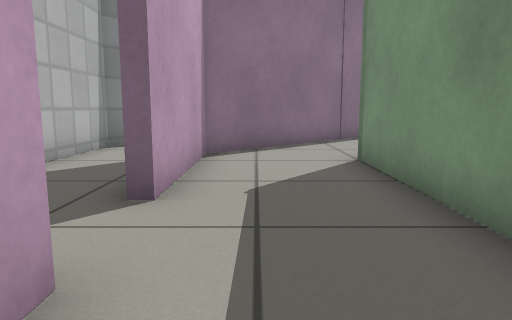
view 1 (above)

16 first-person views from a walk through a world built for the Gazebo simulator. The camera is 0.5 m above the floor, tilts 8° down and sees 70° across. The floor is counted in squares, 0.5 m on a side. Each view is taken from the middle of a square. On the plan, view 1 faces up. The plan holds only what a view shows up to about 13 squares ahead; the rest is blank. Gazebo's built-in surfaces are drawn with simple patterns.

view 2
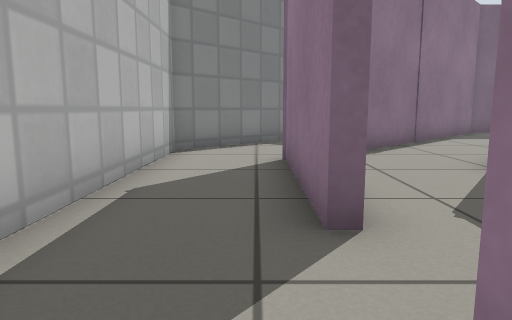

view 3
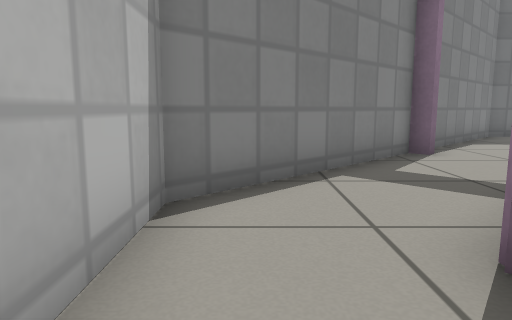

view 4
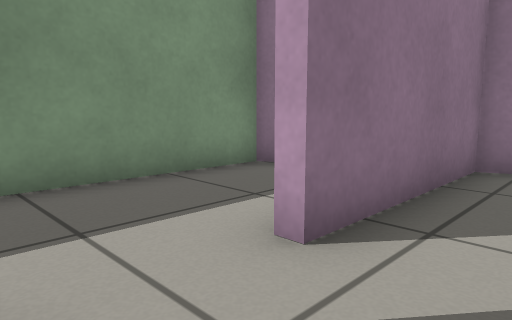

view 5
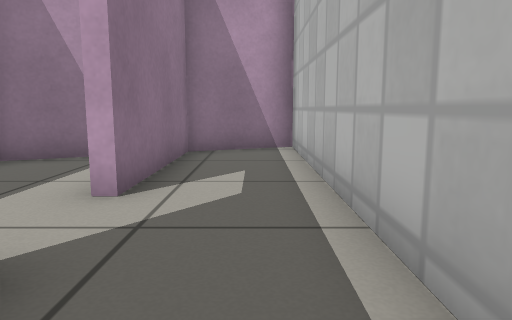

view 6
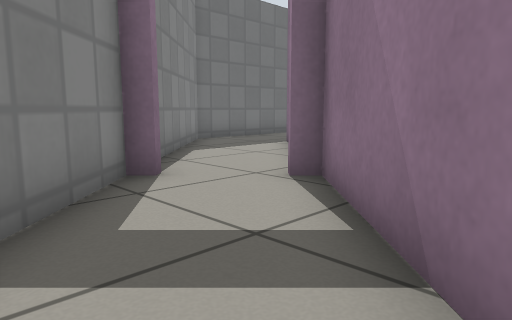

view 7
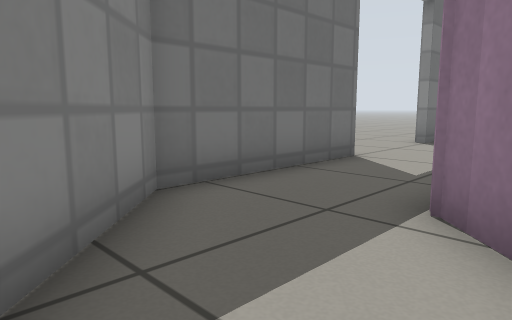

view 8
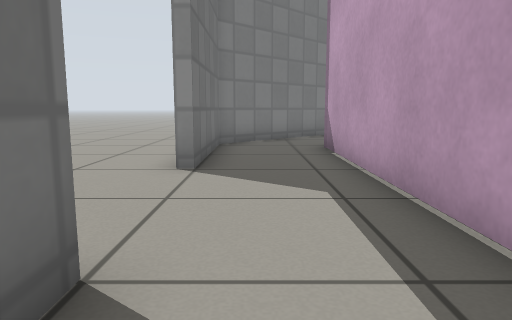

view 9
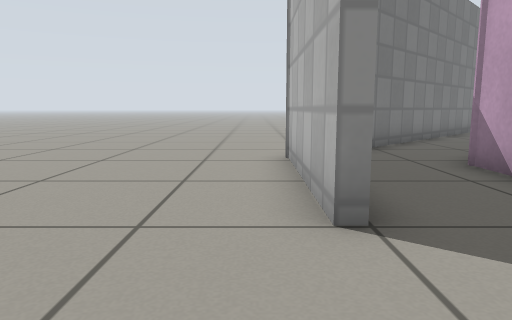

view 10
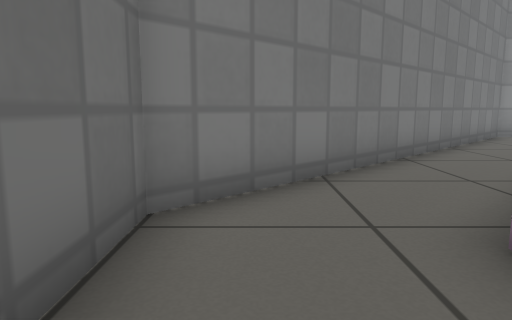

view 11
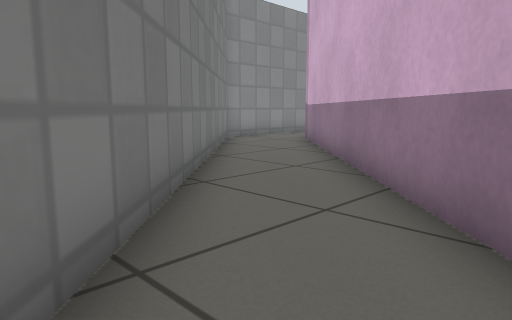

view 12
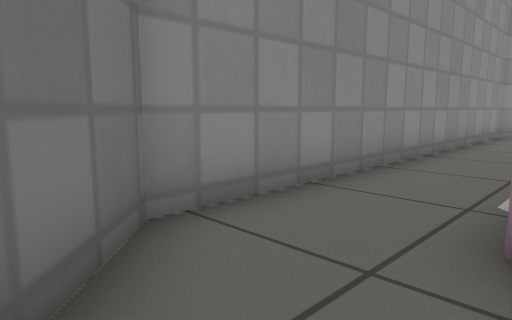

view 13
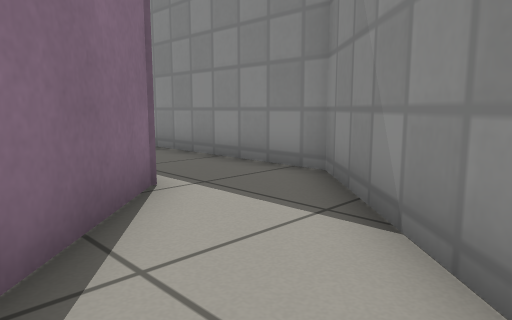

view 14
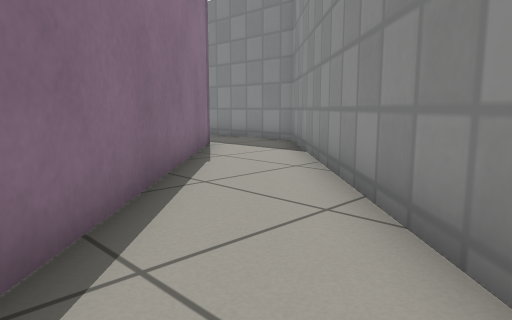

view 15
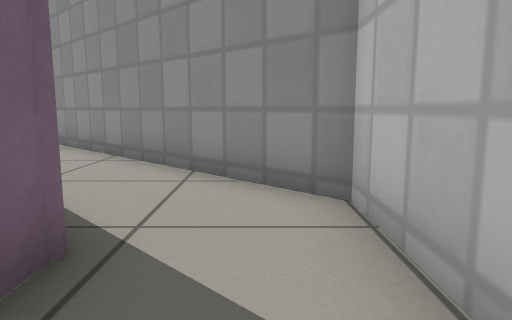

view 16
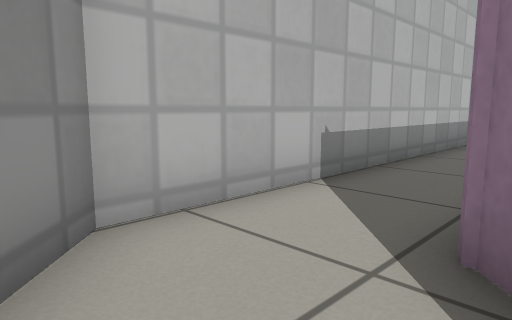

### Floor plan
Ten units are one square. View 1 is at (0, 0); x grows to the right and y downward. Boxes are objects, and circles mark ways between rooms. Rooms are numbered by the first view taken in them; rooms with no view inside come last. Other rooms are left out.
<svg viewBox="-45 -215 321 350">
<path fill="none" stroke="#000" d="M53 -145 -11 -81 -11 -39M5 16 19 10 20 -71M-11 -19 -11 -15M-14 -39 -14 -84M-4 -92 25 -121M8 -139 4 -142 -40 -98 -40 36 -14 25 -14 -19M105 -162 176 -162M101 -190 53 -190 15 -153M184 -152 248 -88M271 -103 184 -190 140 -190M58 -154 67 -163M140 -193 184 -193M231 50 193 88M189 130 253 64M178 103 174 106M86 130 189 130M174 106 167 106"/>
<circle cx="-10" cy="-30" r="3" fill="#2a7"/>
<circle cx="10" cy="-140" r="3" fill="#2a7"/>
<circle cx="20" cy="-130" r="3" fill="#2a7"/>
<circle cx="120" cy="-190" r="3" fill="#2a7"/>
<circle cx="180" cy="120" r="3" fill="#2a7"/>
<text x="190" y="-110">1</text>
<text x="-20" y="-60">2</text>
<text x="130" y="-170">3</text>
<text x="20" y="-190">4</text>
<text x="210" y="80">5</text>
<text x="120" y="120">6</text>
</svg>
Room 1 opens to room 2. Room 2 opens to room 3. Room 3 opens to room 4. Room 5 opens to room 6.

Where each view was taken, in squares from view 1:
view 1: 0 up, 0 right, facing up
view 2: 1 up, 2 left, facing up
view 3: 6 up, 3 left, facing up
view 4: 4 up, 3 left, facing down-right
view 5: 6 up, 3 left, facing down
view 6: 9 up, 2 left, facing up-right
view 7: 15 up, 3 right, facing up-right
view 8: 18 up, 8 right, facing right
view 9: 20 up, 11 right, facing right
view 10: 18 up, 15 right, facing right
view 11: 18 up, 18 right, facing down-right
view 12: 11 up, 25 right, facing down-right
view 13: 7 down, 23 right, facing up-right
view 14: 11 down, 19 right, facing up-right
view 15: 12 down, 15 right, facing right
view 16: 10 down, 20 right, facing down-left
